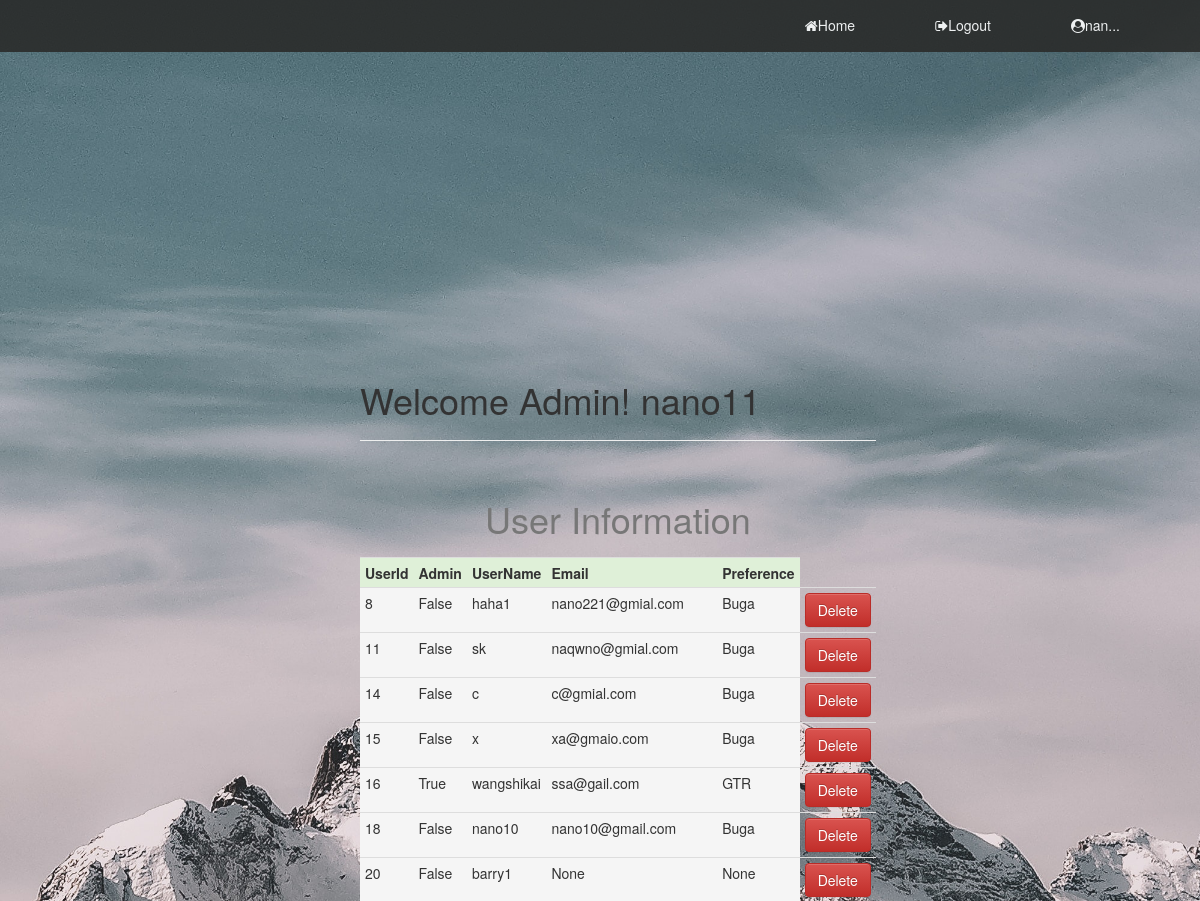
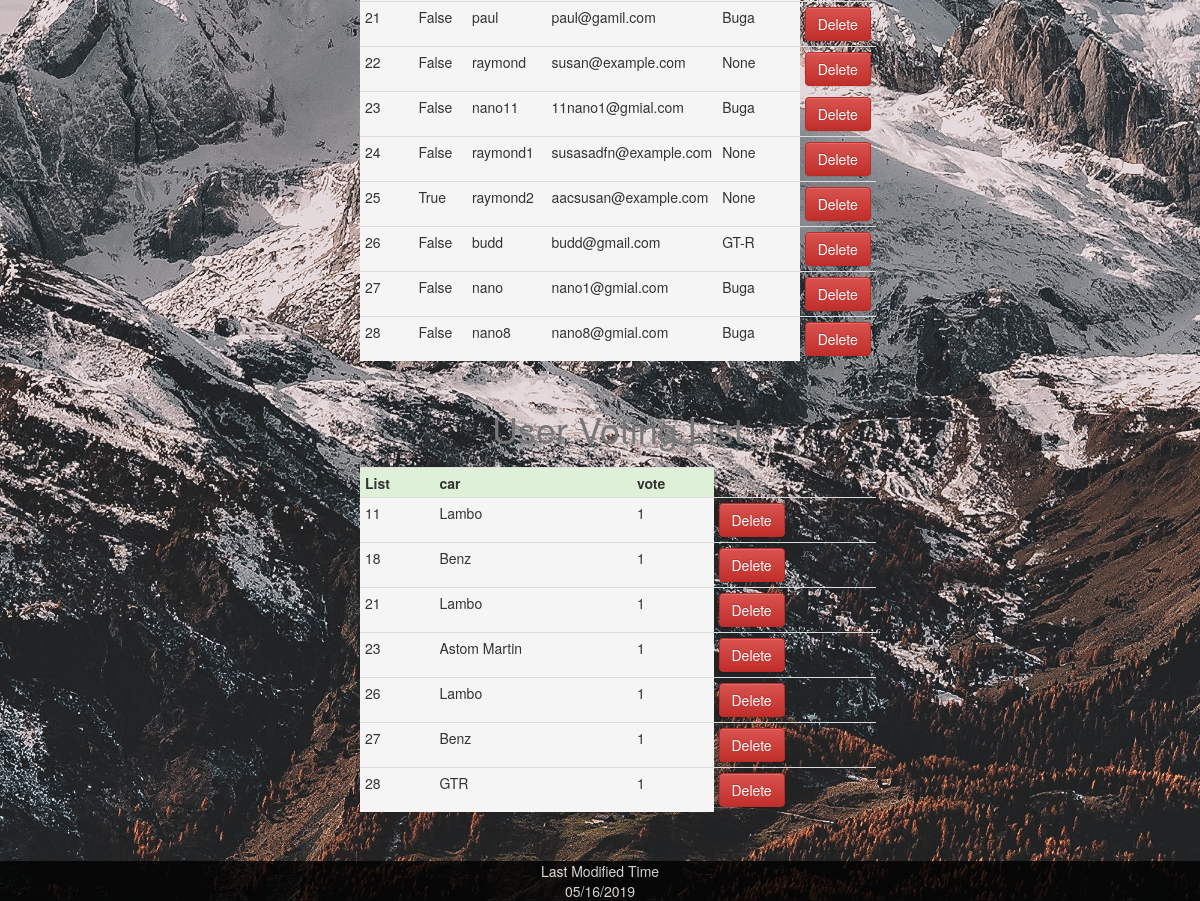
Page /hoster (signed in) on the committed database (2 pictures, top to bottom).
### app/models.py (models this page shows, shortened)
class User(UserMixin, db.Model):
    id = db.Column(db.Integer, primary_key=True)
    username = db.Column(db.String(64), index=True, unique=True)
    email = db.Column(db.String(120), index=True, unique=True)
    admin = db.Column(db.Boolean, default=False, nullable=False)
    preference = db.Column(db.String(320))
    password_hash = db.Column(db.String(128))
    record_id = relationship("Record", backref="user", lazy="dynamic")
    choice_id = relationship("Choice", backref="user", lazy="dynamic")
    def __repr__(self):
        print('<admin or not {}>'.format(self.admin))
        return '{}'.format(self.username)

class Choice(db.Model):
    id = db.Column(db.Integer, primary_key=True)
    chooseSeries = db.Column(db.String, db.ForeignKey('brand.carSeries'))
    vote = db.Column(db.Integer, default=False, nullable=False)
    UserId = db.Column(db.Integer, db.ForeignKey('user.id'), unique=True)

### app/routes.py (the view)
@app.route('/hoster')
@login_required
def hoster():
    users = User.query.all()
    choose = db.session.query(Choice).join(User)
    return render_template('admin.html', users=users, choose=choose)

### app/models.py (called while the page is built)
@login.user_loader
def load_user(id):
    return User.query.get(int(id))

### app/routes.py (called while the page is built)
@app.context_processor
def override_url_for():
    return dict(url_for=dated_url_for)

def dated_url_for(endpoint, **values):
    if endpoint == 'static':
        filename = values.get('filename', None)
        if filename:
            file_path = os.path.join(app.root_path,
                                     endpoint, filename)
            values['q'] = int(os.stat(file_path).st_mtime)
    return url_for(endpoint, **values)

### app/templates/admin.html
{% extends "base.html" %}
{% block content %}
<div class="info">
<h1>Welcome Admin! {{current_user}}</h1>
<hr>
<table class="table table-condensed">
        <caption style="text-align: center"><h1>User Information</h1></caption>
    <tr>
        <th class="success">UserId</th>
        <th class="success">Admin</th>
        <th class="success">UserName</th>
        <th class="success">Email</th>
        <th class="success">Preference</th>
    </tr>
    <tr>
            {% for user in users %}
            <tr>
                <td class="active">{{user.id}}</td>
                <td class="active">{{user.admin}}</td>
                <td class="active">{{user.username}}</td>
                <td  class="active">{{user.email}}</td>
                <td  class="active">{{user.preference}}</td>
                <form action="{{url_for('delete_user', id=user.id )}}" method="post" >
                <td><button type="submit"  class="btn btn-danger" value="Delete" >Delete</button></td>
                </form>
            </tr>
            {% endfor %}
    </tr>
</table>
<table class="table table-condensed">
    <caption style="text-align: center"><h1>User Voting List</h1></caption>
    <tr>
        <th class="success">List</th>
        <th class="success">car</th>
        <th class="success">vote</th>
    </tr>
    <tr>
            {% for c in choose %}
            <tr>
                <td class="active">{{c.UserId}}</td>
                <td class="active">{{c.chooseSeries}}</td>
                <td class="active">{{c.vote}}</td>
                <form action="{{url_for('delete_user', id=c.UserId )}}" method="post" >
                <td><button type="submit"  class="btn btn-danger" value="Delete" >Delete</button></td>
                </form>
            </tr>
            {% endfor %}
    </tr>
</table>
<br>
<br>
<br>
<br>
</div>
{% endblock %}

### app/templates/base.html (shortened to what this page needs)
<!DOCTYPE html>
<html lang="en">
    <head>
        <link rel="stylesheet" type="text/css" href="{{ url_for('static', filename='style.css' )  }}">
        <link rel="stylesheet" href="https://maxcdn.bootstrapcdn.com/bootstrap/3.3.7/css/bootstrap.min.css" >
        <link rel="stylesheet" href="https://maxcdn.bootstrapcdn.com/bootstrap/3.3.7/css/bootstrap-theme.min.css">
        <link href="https://stackpath.bootstrapcdn.com/font-awesome/4.7.0/css/font-awesome.min.css" rel="stylesheet">
    </head>
    <body>
        <header>
            <nav>
                <ul>
                    <li><a href="{{ url_for('home') }}" class="active"><i class="fa fa-home"></i>Home</a></li>
                    {% if current_user.is_anonymous %}
                    <li><a href="{{ url_for('login') }}"><i class="fa fa-sign-in"></i>Log in</a></li>
                    {% else %}
                    <li><a href="{{ url_for('logout') }}"><i class="fa fa-sign-out"></i>Logout</a></li>
                    {% endif %}
                    {% if  current_user.username|length > 5 %}
                    <li><a ><i class="fa fa-user-circle"></i>{{ current_user.username[:3] }}...</a></li>
                    {% else %}
                    <li><a ><i class="fa fa-user-circle"></i>{{ current_user.username}}</a></li>
                    {% endif %}
                </ul>
            </nav>
        </header>
        {% block content %}{% endblock %}
    </body>
    <footer>
    </footer>
</html>

### app/static/style.css (style rules this page uses)
body { background: url('Photo/mountain.jpg'); background-repeat: no-repeat; background-size: cover; height: 100%; background-attachment: fixed; margin: 0; padding: 0; font-family: poppins; }
header { background: rgb(43, 44, 43); top: 0; left: 0; width: 100%; box-sizing: border-box; padding: 0 40px; position: absolute; opacity: .9; }
header nav { float: right; }
header nav ul { margin: 0; padding: 0; display: flex; }
header nav ul li { list-style: none; }
header nav ul li a { height: 52px; line-height: 50px; padding: 0 40px; color: white; text-decoration: none; display: block; }
.info { position: absolute; top: 20%; left: 30%; }
footer { background: black; clear: both; position: fixed; bottom: 0; height: 40px; width: 100%; color: white; text-align: center; opacity: .8; }
.table { position: relative; top: 10px; }

### rows in the picture
User: username "nan", admin+username "nano11", id "23", admin "False", username "nano11", email "11nano1@gmial.com", preference "Buga"
User: id "8", admin "False", username "haha1", email "nano221@gmial.com", preference "Buga"
User: id "11", admin "False", username "sk", email "naqwno@gmial.com", preference "Buga"
User: id "14", admin "False", username "c", email "c@gmial.com", preference "Buga"
User: id "15", admin "False", username "x", email "xa@gmaio.com", preference "Buga"
User: id "16", admin "True", username "wangshikai", email "ssa@gail.com", preference "GTR"
User: id "18", admin "False", username "nano10", email "nano10@gmail.com", preference "Buga"
User: id "20", admin "False", username "barry1", email "None", preference "None"
User: id "21", admin "False", username "paul", email "paul@gamil.com", preference "Buga"
User: id "22", admin "False", username "raymond", email "susan@example.com", preference "None"
User: id "24", admin "False", username "raymond1", email "susasadfn@example.com", preference "None"
User: id "25", admin "True", username "raymond2", email "aacsusan@example.com", preference "None"
User: id "26", admin "False", username "budd", email "budd@gmail.com", preference "GT-R"
User: id "27", admin "False", username "nano", email "nano1@gmial.com", preference "Buga"
User: id "28", admin "False", username "nano8", email "nano8@gmial.com", preference "Buga"
Choice: UserId "11", chooseSeries "Lambo", vote "1"
Choice: UserId "18", chooseSeries "Benz", vote "1"
Choice: UserId "21", chooseSeries "Lambo", vote "1"
Choice: UserId "23", chooseSeries "Astom Martin", vote "1"
Choice: UserId "26", chooseSeries "Lambo", vote "1"
Choice: UserId "27", chooseSeries "Benz", vote "1"
Choice: UserId "28", chooseSeries "GTR", vote "1"
